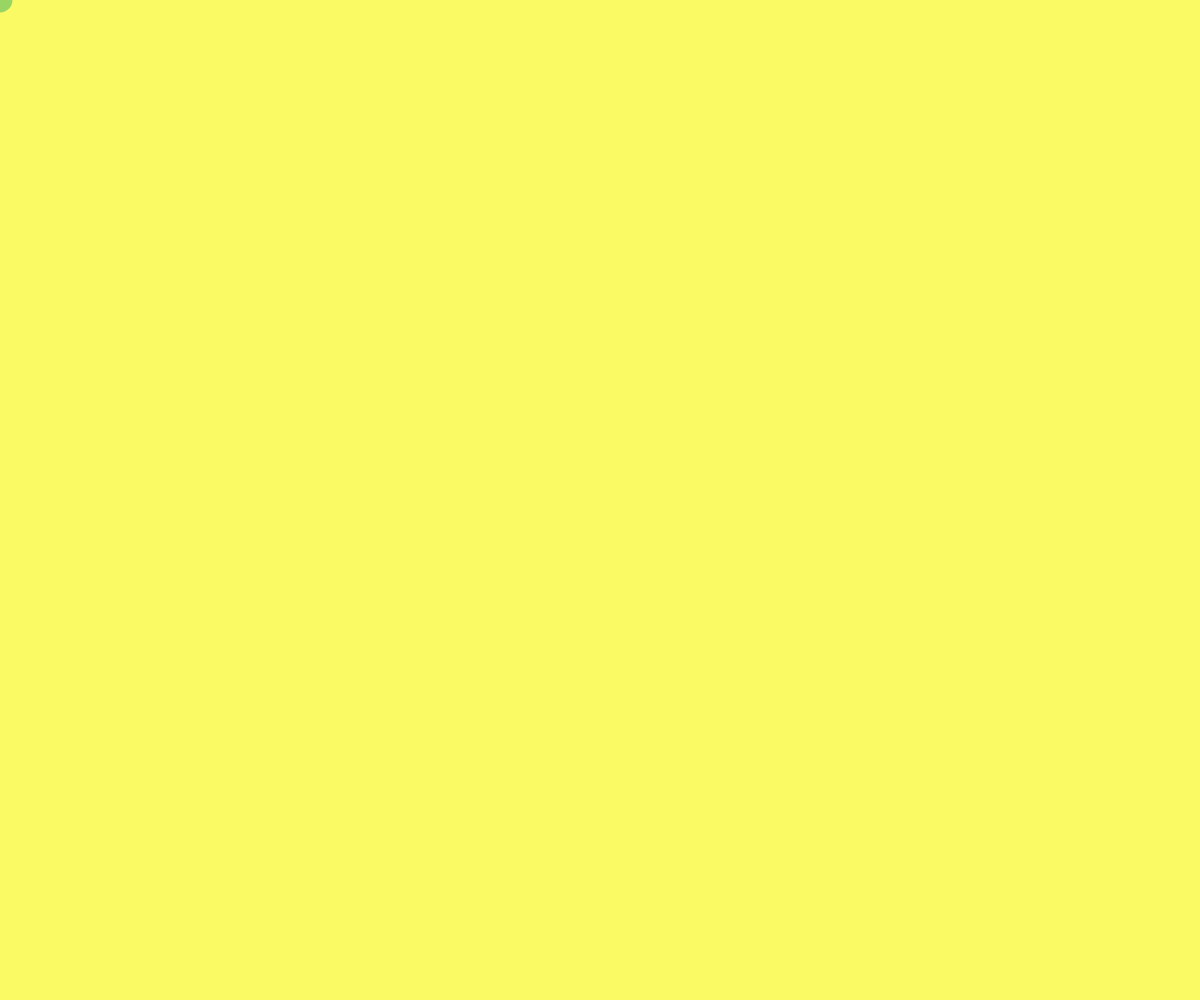
Frame 1 (no input)
Frame 60 (no input): identical to frame 1, image omitted
Frame 120 (the mouse pressed at the canvas centre since frame 60): blank canvas, image omitted

The p5.js sketch that drew this single still picture (run headless with seeded random() and noise() and a simulated clock; from frame 60 on, the mouse is pressed at the canvas centre):

// p5.js sketch
// ── sketch.js
var col;
var backgroundCol = {
	r: 250,
	g: 250,
	b: 100
};

function setup() {
	createCanvas(windowWidth, windowHeight);
	background(250, 250, 100);
	col = {
		r: 0,
		g: random(155, 255),
		b: random(100, 255)
	}
}

function draw() {
	
}

function mousePressed() {

	// changes to a random color when mouse pressed
	backgroundCol.r = random(0, 155);
	backgroundCol.g = random(155, 255);
	backgroundCol.b = random(100, 255);
	background(backgroundCol.r, backgroundCol.g, backgroundCol.b);
}

// color only changes when mouse is moving
// avoids random circle from being drawn in upper left corner
// I think from using the draw() function
function mouseMoved() {

	// color is more green towards left of screen and
	// more blue towards right of screen
	var gr = map(mouseX, 0, windowWidth, 155, 255)
	var bl = map(mouseX, 0, windowWidth, 100, 255)

	col.g = random(155, gr);
	col.b = random(100, bl);	

	print("col.g"  + col.g);
	print("col.b " + col.b);

	noStroke();
	fill(col.r, col.g, col.b, 100);
	ellipse(mouseX, mouseY, 25, 25);
}
